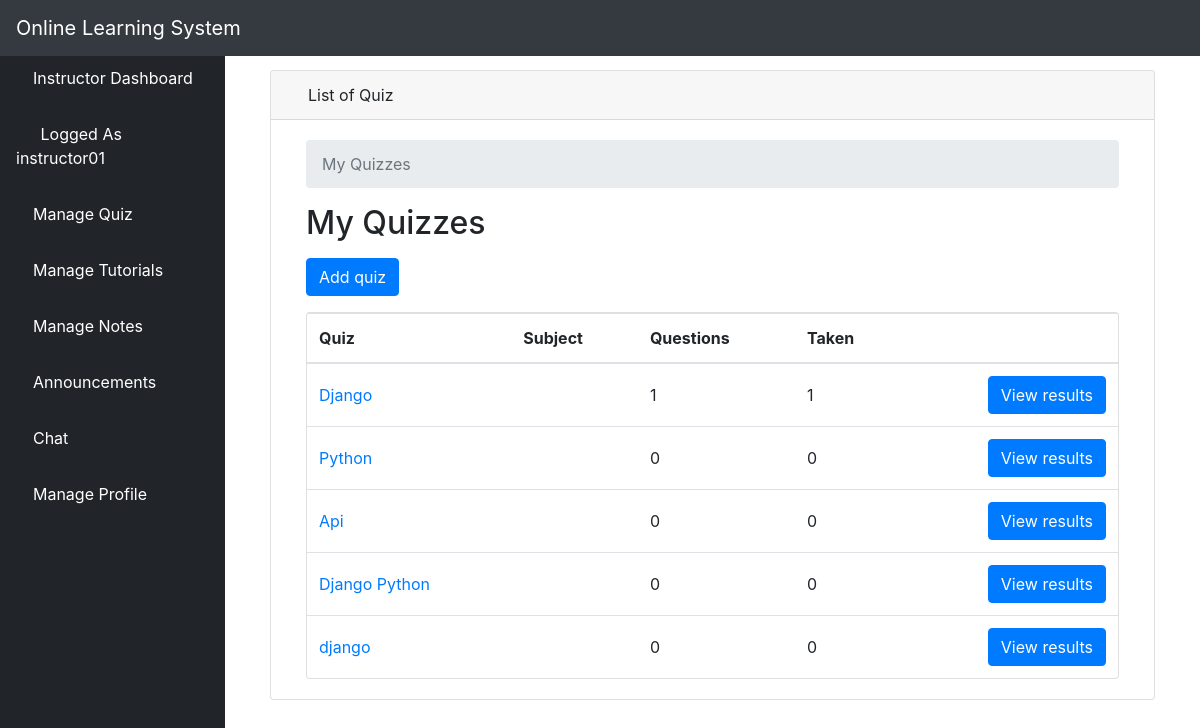
/llist_quiz/ (signed in), run on the app's committed database.
### elearn/models.py (models this page shows, shortened)
class User(AbstractUser):
    is_learner = models.BooleanField(default=False)
    is_instructor = models.BooleanField(default=False)
    is_admin = models.BooleanField(default=False)

class Quiz(models.Model):
    owner = models.ForeignKey(User, on_delete=models.CASCADE, related_name='quizzes')
    name = models.CharField(max_length=255)
    course = models.ForeignKey(Course, on_delete=models.CASCADE, related_name='quizzes')

### elearn/views.py (the view)
# urls.py: path('llist_quiz/', views.QuizListView.as_view(), name='quiz_change_list'),
class QuizListView(ListView):
    model = Quiz
    ordering = ('name', )
    context_object_name = 'quizzes'
    template_name = 'dashboard/instructor/quiz_change_list.html'
    def get_queryset(self):
        queryset = self.request.user.quizzes \
            .select_related('course') \
            .annotate(questions_count=Count('questions', distinct=True)) \
            .annotate(taken_count=Count('taken_quizzes', distinct=True))
        return queryset

### elearn/templates/dashboard/instructor/quiz_change_list.html (shortened to what this page needs)
{% extends 'dashboard/instructor/base.html' %}
{% block body %}
<div class="container-fluid">
        <div class="row">
          <div class="col-12 mb-3">
          <div class="col-12 mb-3">
                <div id="content-wrapper" style="padding-top: 20px">
        <div class="container-fluid">
            <div class="card mb-3">
                <div class="card-header">
                    <i class="fas fa-table text-primary"></i>
                    List of Quiz
                </div>
                <div class="card-body">
  <div class="col-sm-12">
  <nav aria-label="breadcrumb">
    <ol class="breadcrumb">
      <li class="breadcrumb-item active" aria-current="page">My Quizzes</li>
    </ol>
  </nav>
  <h2 class="mb-3">My Quizzes</h2>
  <a href="{% url 'quiz_add' %}" class="btn btn-primary mb-3" role="button">Add quiz</a>
  <div class="card">
    <table class="table mb-0">
      <thead>
        <tr>
          <th>Quiz</th>
          <th>Subject</th>
          <th>Questions</th>
          <th>Taken</th>
          <th></th>
        </tr>
      </thead>
      <tbody>
        {% for quiz in quizzes %}
          <tr>
            <td class="align-middle"><a href="{% url 'quiz_change' quiz.pk %}">{{ quiz.name }}</a></td>
            <td class="align-middle">{{ quiz.subject.get_html_badge }}</td>
            <td class="align-middle">{{ quiz.questions_count }}</td>
            <td class="align-middle">{{ quiz.taken_count }}</td>
            <td class="text-right">
              <a href="{% url 'quiz_results' quiz.pk %}" class="btn btn-primary">View results</a>
            </td>
          </tr>
        {% empty %}
          <tr>
            <td class="bg-light text-center font-italic" colspan="5">You haven't created any quiz yet.</td>
          </tr>
        {% endfor %}
      </tbody>
    </table>
  </div>
{% endblock body %}

### elearn/templates/dashboard/instructor/base.html (shortened to what this page needs)
<!DOCTYPE html>
<html lang="en">
<head>
    {% load static %}
    <link href="{% static 'vendor/fontawesome-free/css/all.min.css' %}" rel="stylesheet" type="text/css">
    <link href="{% static 'vendor/datatables/dataTables.bootstrap4.css' %}" rel="stylesheet">
    <link href="{% static 'css/sb-admin.css' %}" rel="stylesheet">
</head>
<body id="page-top">
    <nav class="navbar navbar-expand navbar-dark bg-dark fixed-top">
        <a class="navbar-brand mr-1 text-white" href="">Online Learning System</a>
        <button class="btn btn-link btn-sm text-white order-1 order-sm-0" id="sidebarToggle" href="#">
            <i class="fas fa-bars"></i>
        </button>
        <ul class="navbar-nav ml-auto ml-md-0">
            <li class="nav-item dropdown no-arrow">
                <a class="nav-link dropdown-toggle" href="#" id="userDropdown" role="button" data-toggle="dropdown"
                    aria-haspopup="true" aria-expanded="false">
                    <i class="fas fa-user-circle fa-fw text-primary"></i>
                </a>
            </li>
        </ul>
    </nav>
    <div id="wrapper" style="padding-top: 50px;">
        <ul class="sidebar navbar-nav">
            <li class="nav-item active">
                <a class="nav-link" href="{% url 'instructor' %}">
                    <i class="fa fa-home" aria-hidden="true"></i>
                    <span>Instructor Dashboard</span>
                </a>
            </li>
            <li class="nav-item active">
                <a class="nav-link" href="">
                    <i class="fas fa-user-circle fa-fw text-primary"></i>
                    <span>Logged As {{ user.username }}</span>
                </a>
            </li>
            <li class="nav-item dropdown no-arrow">
                <a class="nav-link dropdown-toggle" data-toggle="dropdown" aria-haspopup="true" aria-expanded="false"
                    href="">
                    <i class="fa fa-th-list" aria-hidden="true"></i>
                    <span style="color: white">Manage Quiz</span>
                </a>
            </li>
            <li class="nav-item dropdown no-arrow">
                <a class="nav-link dropdown-toggle" data-toggle="dropdown" aria-haspopup="true" aria-expanded="false"
                    href="">
                    <i class="fas fa-book-reader" aria-hidden="true"></i>
                    <span style="color: white">Manage Tutorials</span>
                </a>
            </li>
            <li class="nav-item">
                <a class="nav-link" href="{% url 'lnotes' %}">
                    <i class="fas fa-pen" aria-hidden="true"></i>
                    <span style="color: white">Manage Notes</span>
                </a>
            </li>
            <li class="nav-item dropdown no-arrow">
                <a class="nav-link dropdown-toggle" data-toggle="dropdown" aria-haspopup="true" aria-expanded="false"
                    href="">
                    <i class="fas fa-bell"></i>
                    <span style="color: white">Announcements</span>
                </a>
            </li>
            <li class="nav-item">
                <a class="nav-link" href="{% url 'chat-instructor' %}">
                    <i class="fas fa-sms" aria-hidden="true"></i>
                    <span style="color: white">Chat</span>
                </a>
            </li>
            <li class="nav-item dropdown no-arrow">
                <a class="nav-link dropdown-toggle" data-toggle="dropdown" aria-haspopup="true" aria-expanded="false"
                    href="">
                    <i class="fas fa-user text-default"></i>
                    <span style="color: white">Manage Profile</span>
                </a>
            </li>
        </ul>
        {% block body %}{% endblock %}
    </div>

### data on the page
User: username "instructor01"
Quiz: name "Django", questions_count "1", taken_count "1"
Quiz: name "Python", questions_count "0", taken_count "0"
Quiz: name "Api", questions_count "0", taken_count "0"
Quiz: name "Django Python", questions_count "0", taken_count "0"
Quiz: name "django", questions_count "0", taken_count "0"
